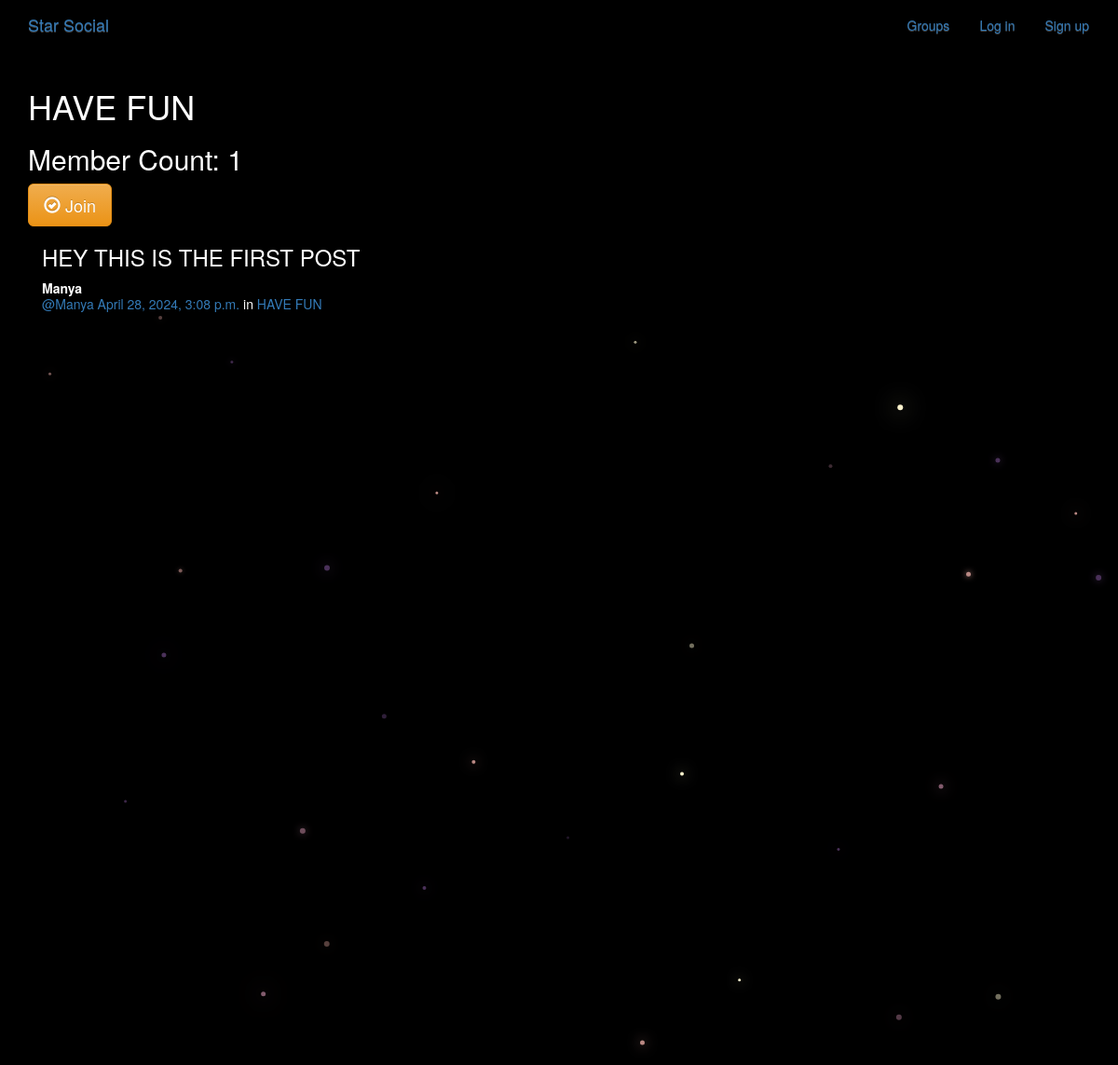
The app's page /groups/posts/in/have-fun/ with its own data.
### groups/models.py (models this page shows, shortened)
class Group(models.Model):
    id = models.BigAutoField(primary_key=True)  # Explicitly define primary key as BigAutoField
    name = models.CharField(max_length=255, unique=True)
    slug = models.SlugField(allow_unicode=True, unique=True)
    description = models.TextField(blank=True, default='')
    description_html = models.TextField(editable=False, default='', blank=True)
    members = models.ManyToManyField(User, through="GroupMember")
    class Meta:
        ordering = ["name"]

### posts/models.py (models this page shows, shortened)
class Post(models.Model):
    id = models.BigAutoField(primary_key=True)
    user = models.ForeignKey(User, related_name="posts", on_delete=models.CASCADE)
    created_at = models.DateTimeField(auto_now=True)
    message = models.TextField()
    message_html = models.TextField(editable=False)
    group = models.ForeignKey(Group, related_name="posts", on_delete=models.CASCADE, null=True, blank=True)
    class Meta:
        ordering = ["-created_at"]
        unique_together = ["user", "message"]

### groups/views.py (the view)
# urls.py: path("posts/in/<slug:slug>/", views.SingleGroup.as_view(), name="single"),
class SingleGroup(generic.DetailView):
    model = Group

### groups/templates/groups/group_detail.html
{% extends "groups/group_base.html" %}
{% block pregroup %}
<h1>{{group.name}}</h1>
<h2> Member Count: {{group.members.count}}</h2>
  <div class="content">
				{% if user in group.members.all %}
					<a href="{% url 'groups:leave' slug=group.slug %}" class="btn btn-lg btn-fill btn-warning"><span class="glyphicon glyphicon-remove-circle"></span> Leave</a>
				{% else %}
					<a href="{% url 'groups:join' slug=group.slug %}" class="btn btn-lg btn-fill btn-warning"><span class="glyphicon glyphicon-ok-circle"></span> Join</a>
				{% endif %}
</div>
{% endblock %}
{% block group_content %}
<div class="col-md-8">
	{% if group.posts.count == 0 %}
	<h2>No posts in this group yet!</h2>
	{% else %}
		{% for post in group.posts.all %}
			{% include "posts/_post.html" %}
		{% endfor %}
	{% endif %}
</div>
{% endblock %}

### posts/templates/posts/_post.html (shortened to what this page needs)
<div class="post media">
	<h3>{{ post.message_html|safe }}</h3>
	<div class="media-body">
		<strong>{{ post.user.username }}</strong>
		<h5 class="media-heading">
			<span class="username"><a href="{% url 'posts:for_user' username=post.user.username %}">@{{ post.user.username }}</a></span>
			<time class="time"><a href="{% url 'posts:single' username=post.user.username pk=post.pk %}">{{ post.created_at }}</a></time>
			{% if post.group %}
			<span class="group-name">in <a href="#">{{ post.group.name }}</a></span>
			{% endif %}
		</h5>
	</div>
</div>

### static/simplesocial/css/master.css (style rules this page uses)
body { margin: 0; overflow: hidden; background-color: black; color:white; }

### records on screen
Group: name "HAVE FUN", members.count "1"
Post: message_html "HEY THIS IS THE FIRST POST", user.username "Manya", created_at "April 28, 2024, 3:08 p.m.", group.name "HAVE FUN"
